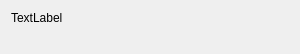
<?xml version="1.0" encoding="UTF-8"?>
<ui version="4.0">
 <class>rule_text</class>
 <widget class="QWidget" name="rule_text">
  <property name="geometry">
   <rect>
    <x>0</x>
    <y>0</y>
    <width>300</width>
    <height>54</height>
   </rect>
  </property>
  <property name="sizePolicy">
   <sizepolicy hsizetype="Preferred" vsizetype="Preferred">
    <horstretch>0</horstretch>
    <verstretch>0</verstretch>
   </sizepolicy>
  </property>
  <property name="minimumSize">
   <size>
    <width>300</width>
    <height>0</height>
   </size>
  </property>
  <property name="windowTitle">
   <string>Form</string>
  </property>
  <property name="toolTipDuration">
   <number>0</number>
  </property>
  <layout class="QVBoxLayout" name="verticalLayout">
   <item alignment="Qt::AlignTop">
    <widget class="QLabel" name="label">
     <property name="sizePolicy">
      <sizepolicy hsizetype="Preferred" vsizetype="Preferred">
       <horstretch>0</horstretch>
       <verstretch>0</verstretch>
      </sizepolicy>
     </property>
     <property name="text">
      <string>TextLabel</string>
     </property>
    </widget>
   </item>
  </layout>
 </widget>
 <resources/>
 <connections/>
</ui>
